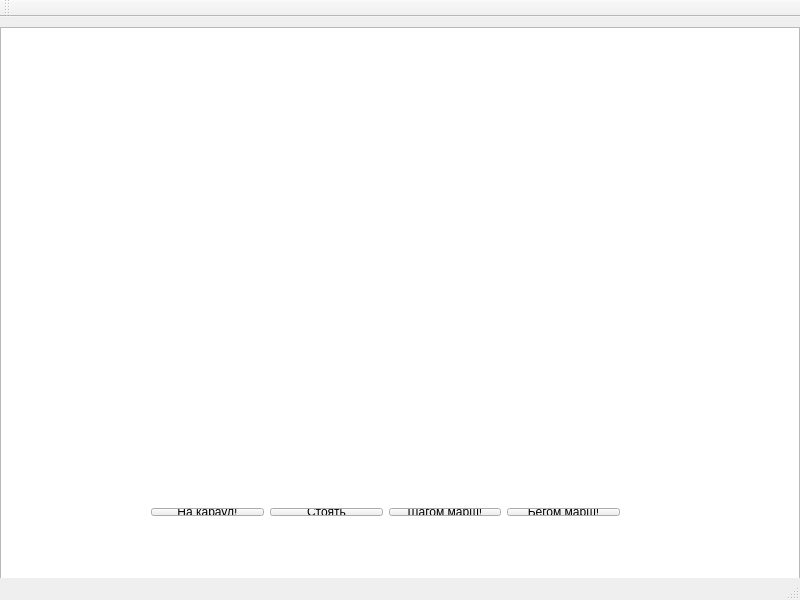
<?xml version="1.0" encoding="UTF-8"?>
<ui version="4.0">
 <class>MainWindowClass</class>
 <widget class="QMainWindow" name="MainWindowClass">
  <property name="geometry">
   <rect>
    <x>0</x>
    <y>0</y>
    <width>800</width>
    <height>600</height>
   </rect>
  </property>
  <property name="windowTitle">
   <string>MainWindow</string>
  </property>
  <widget class="QWidget" name="centralWidget">
   <widget class="QGraphicsView" name="graphicsView">
    <property name="geometry">
     <rect>
      <x>0</x>
      <y>10</y>
      <width>800</width>
      <height>600</height>
     </rect>
    </property>
   </widget>
   <widget class="QWidget" name="">
    <property name="geometry">
     <rect>
      <x>140</x>
      <y>480</y>
      <width>491</width>
      <height>30</height>
     </rect>
    </property>
    <layout class="QHBoxLayout" name="horizontalLayout">
     <item>
      <widget class="QPushButton" name="pushButton">
       <property name="text">
        <string>На караул!</string>
       </property>
      </widget>
     </item>
     <item>
      <widget class="QPushButton" name="pushStop">
       <property name="text">
        <string>Стоять</string>
       </property>
      </widget>
     </item>
     <item>
      <widget class="QPushButton" name="pushGo">
       <property name="text">
        <string>Шагом марш!</string>
       </property>
      </widget>
     </item>
     <item>
      <widget class="QPushButton" name="pushSoldier">
       <property name="text">
        <string>Бегом марш!</string>
       </property>
      </widget>
     </item>
    </layout>
   </widget>
  </widget>
  <widget class="QMenuBar" name="menuBar">
   <property name="geometry">
    <rect>
     <x>0</x>
     <y>0</y>
     <width>800</width>
     <height>26</height>
    </rect>
   </property>
  </widget>
  <widget class="QToolBar" name="mainToolBar">
   <attribute name="toolBarArea">
    <enum>TopToolBarArea</enum>
   </attribute>
   <attribute name="toolBarBreak">
    <bool>false</bool>
   </attribute>
  </widget>
  <widget class="QStatusBar" name="statusBar"/>
 </widget>
 <layoutdefault spacing="6" margin="11"/>
 <resources>
  <include location="mainwindow.qrc"/>
 </resources>
 <connections/>
</ui>
